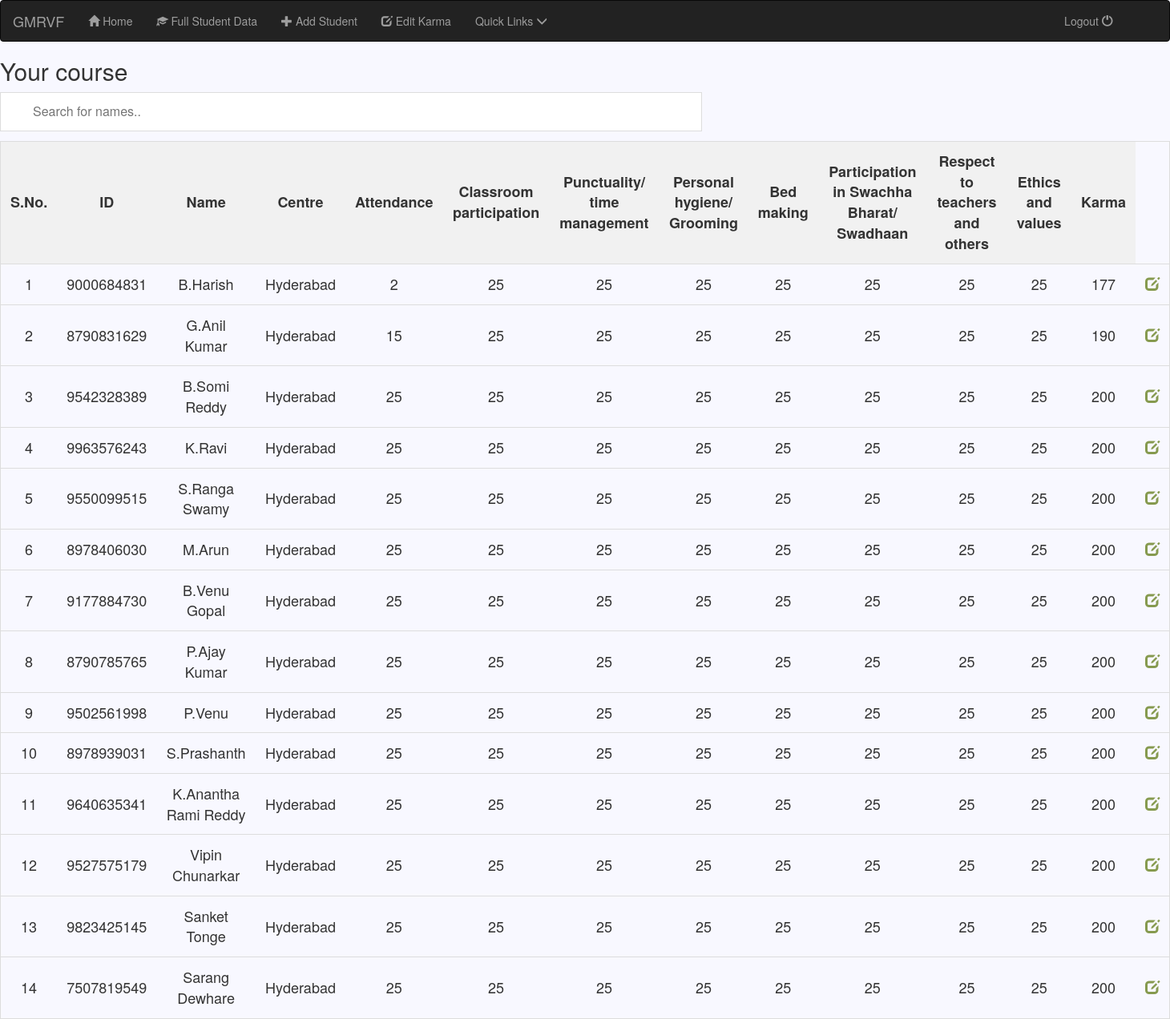
The app's page /faculty/edit_karma/3/ (signed in) with its own data.
### faculty/models.py (models this page shows, shortened)
class studentdata(models.Model):
    centre= models.CharField(max_length=50)
    sid= models.CharField(max_length=50)
    sname= models.CharField(max_length=40)
    skarma= models.IntegerField(default=200)
    course=models.ForeignKey(courses, on_delete=models.CASCADE)
    activity_1 = models.IntegerField(default=25 , verbose_name='Attendance')
    activity_2 = models.IntegerField(default=25 , verbose_name='Classroom participation')
    activity_3 = models.IntegerField(default=25 , verbose_name='Punctuality/ time management')
    activity_4 = models.IntegerField(default=25 , verbose_name='Personal hygiene/ Grooming')
    activity_5 = models.IntegerField(default=25 , verbose_name='Bed making')
    activity_6 = models.IntegerField(default=25 , verbose_name='Participation in Swachha Bharat/ Swadhaan')
    activity_7 = models.IntegerField(default=25 , verbose_name='Respect to teachers and others')
    activity_8 = models.IntegerField(default=25 , verbose_name='Ethics and values')
    flag1 = 0
    flag2 = 0
    flag3 = 0

### faculty/views.py (the view)
# urls.py: url(r'^edit_karma/(?P<pk>[0-9]+)/$', views.Edit_Karma_Course_Select.as_view(), name='edit-karma-course_select'), #course select
@class_view_decorator(login_required)
class Edit_Karma_Course_Select(generic.DetailView):     #course specific detail in edit karma
    model = courses
    template_name = 'faculty/edit_karma.html'

### faculty/Templates/faculty/edit_karma.html (shortened to what this page needs)
<!DOCTYPE html>
<html lang="en">
<head>
</head>
<body>
{% extends 'faculty/base.html' %}
{% block body %}
        <h2>Your course</h2>
    <input type="text" id="myInput" onkeyup="myFunction()" placeholder="Search for names.." title="Type in a name">
<table id="myTable2">
    <tr class="header"> <th scope="col"> S.No.</th> <th onclick="sortTable(1)" scope="col"> ID</th> <th scope="col">Name</th><th onclick="sortTable(3)"  scope="col"> Centre</th>  <th scope="col">Attendance</th> <th scope="col">Classroom participation</th> <th scope="col">Punctuality/ time management</th> <th scope="col">Personal hygiene/ Grooming</th> <th scope="col">Bed making</th> <th scope="col">Participation in Swachha Bharat/ Swadhaan</th> <th scope="col">Respect to teachers and others</th><th scope="col">Ethics and values </th> <th scope="col">Karma</th></tr>
        {% for i in courses.studentdata_set.all %}
        <tr>
               <td style="text-align: center">{{ forloop.counter}} </td>
                <td style="text-align: center">{{ i.sid}} </td>
                <td style="text-align: center">{{ i.sname}} </td>
                <td style="text-align: center">{{ i.centre}} </td>
                <td style="text-align: center">{{ i.activity_1}} </td>
                <td style="text-align: center">{{ i.activity_2}} </td>
                <td style="text-align: center">{{ i.activity_3}} </td>
                <td style="text-align: center">{{ i.activity_4}} </td>
                <td style="text-align: center">{{ i.activity_5}} </td>
                <td style="text-align: center">{{ i.activity_6}} </td>
                <td style="text-align: center">{{ i.activity_7}} </td>
                <td style="text-align: center">{{ i.activity_8}} </td>
                <td style="text-align: center">{{ i.skarma }}</td>
                <td><a  style="color:#869A4F" href="/faculty/edit_karma_edit/{{ i.id }}/"><span class="glyphicon glyphicon-edit"></span></a></td>
        </tr>
        {% endfor %}
</table>
{% endblock %}

### faculty/Templates/faculty/edit_karma.html (style rules this page uses)
body { background-color:ghostwhite; background-repeat: no-repeat; background-size : cover; }
#myTable2 { border-collapse: collapse; width: 100%; border: 1px solid #ddd; font-size: 18px; }
#myTable2 th, #myTable2 td { text-align: center; padding: 12px; }
#myTable2 tr { border-bottom: 1px solid #ddd; }
#myTable2 tr.header, #myTable2 tr:hover { background-color: #f1f1f1; }
#myInput { background-position: 10px 10px; background-repeat: no-repeat; width: 60%; font-size: 16px; padding: 12px 20px 12px 40px; border: 1px solid #ddd; margin-bottom: 12px; }

### records on screen
studentdata: sid "9000684831", sname "B.Harish", centre "Hyderabad", activity_1 "2", activity_2 "25", activity_3 "25", activity_4 "25", activity_5 "25", activity_6 "25", activity_7 "25", activity_8 "25", skarma "177"
studentdata: sid "8790831629", sname "G.Anil Kumar", centre "Hyderabad", activity_1 "15", activity_2 "25", activity_3 "25", activity_4 "25", activity_5 "25", activity_6 "25", activity_7 "25", activity_8 "25", skarma "190"
studentdata: sid "9542328389", sname "B.Somi Reddy", centre "Hyderabad", activity_1 "25", activity_2 "25", activity_3 "25", activity_4 "25", activity_5 "25", activity_6 "25", activity_7 "25", activity_8 "25", skarma "200"
studentdata: sid "9963576243", sname "K.Ravi", centre "Hyderabad", activity_1 "25", activity_2 "25", activity_3 "25", activity_4 "25", activity_5 "25", activity_6 "25", activity_7 "25", activity_8 "25", skarma "200"
studentdata: sid "9550099515", sname "S.Ranga Swamy", centre "Hyderabad", activity_1 "25", activity_2 "25", activity_3 "25", activity_4 "25", activity_5 "25", activity_6 "25", activity_7 "25", activity_8 "25", skarma "200"
studentdata: sid "8978406030", sname "M.Arun", centre "Hyderabad", activity_1 "25", activity_2 "25", activity_3 "25", activity_4 "25", activity_5 "25", activity_6 "25", activity_7 "25", activity_8 "25", skarma "200"
studentdata: sid "9177884730", sname "B.Venu Gopal", centre "Hyderabad", activity_1 "25", activity_2 "25", activity_3 "25", activity_4 "25", activity_5 "25", activity_6 "25", activity_7 "25", activity_8 "25", skarma "200"
studentdata: sid "8790785765", sname "P.Ajay Kumar", centre "Hyderabad", activity_1 "25", activity_2 "25", activity_3 "25", activity_4 "25", activity_5 "25", activity_6 "25", activity_7 "25", activity_8 "25", skarma "200"
studentdata: sid "9502561998", sname "P.Venu", centre "Hyderabad", activity_1 "25", activity_2 "25", activity_3 "25", activity_4 "25", activity_5 "25", activity_6 "25", activity_7 "25", activity_8 "25", skarma "200"
studentdata: sid "8978939031", sname "S.Prashanth", centre "Hyderabad", activity_1 "25", activity_2 "25", activity_3 "25", activity_4 "25", activity_5 "25", activity_6 "25", activity_7 "25", activity_8 "25", skarma "200"
studentdata: sid "9640635341", sname "K.Anantha Rami Reddy", centre "Hyderabad", activity_1 "25", activity_2 "25", activity_3 "25", activity_4 "25", activity_5 "25", activity_6 "25", activity_7 "25", activity_8 "25", skarma "200"
studentdata: sid "9527575179", sname "Vipin Chunarkar", centre "Hyderabad", activity_1 "25", activity_2 "25", activity_3 "25", activity_4 "25", activity_5 "25", activity_6 "25", activity_7 "25", activity_8 "25", skarma "200"
studentdata: sid "9823425145", sname "Sanket Tonge", centre "Hyderabad", activity_1 "25", activity_2 "25", activity_3 "25", activity_4 "25", activity_5 "25", activity_6 "25", activity_7 "25", activity_8 "25", skarma "200"
studentdata: sid "7507819549", sname "Sarang Dewhare", centre "Hyderabad", activity_1 "25", activity_2 "25", activity_3 "25", activity_4 "25", activity_5 "25", activity_6 "25", activity_7 "25", activity_8 "25", skarma "200"
